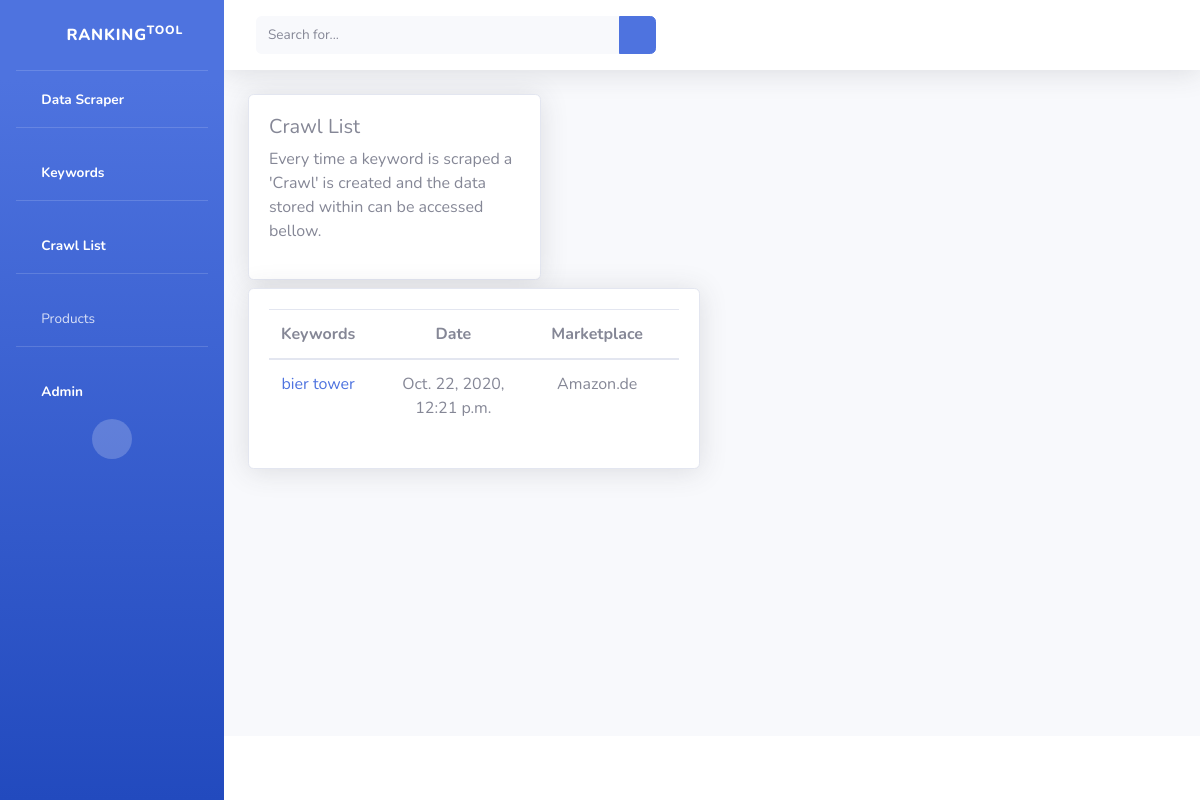
Before: /crawl/ with the older database file.
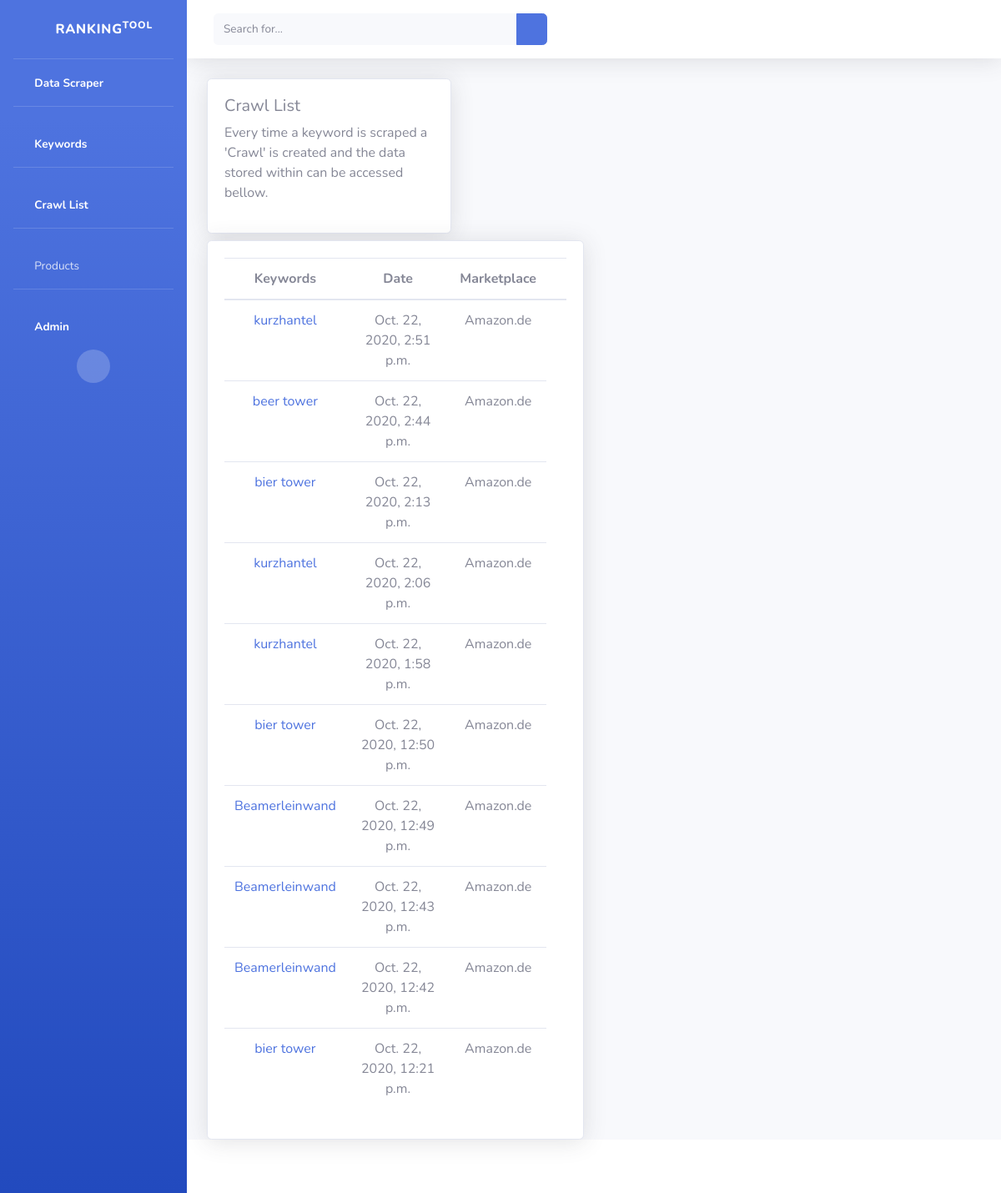
After: the same page with the newer database file.
### RankingTool/models.py (models this page shows, shortened)
class KeywordCrawl(models.Model):
    keyword = models.ForeignKey(Keyword,default=None, on_delete= models.CASCADE)
    date = models.DateTimeField(default=datetime.now)
    products = models.ManyToManyField(ScrapeProduct)
    marketplace = models.ForeignKey(Marketplace, default=None, on_delete= models.CASCADE, null=True)

class Keyword(models.Model):
    keyword = models.CharField(max_length=200,default="")
    def __str__(self):
        return self.keyword

class Marketplace(models.Model):
    name = models.CharField(max_length=20)
    url = models.CharField(max_length=200)
    country = models.CharField(max_length=20)

### RankingTool/views.py (the view)
# urls.py: path('crawl/', crawl_list_view, name="crawl-list"),
def crawl_list_view(request):
    crawls = KeywordCrawl.objects.all().order_by('-date')
    context = {
        'crawls': crawls
    }
    return render(request, "crawl/crawl_list.html", context)

### templates/crawl/crawl_list.html
{% extends 'base.html' %}
{% block content %}
<div class="row">
<div class="col-4">
<div class="card shadow mb-2">
  <div class="card-body">
    <h5>
      Crawl List
    </h5>
    <p>
      Every time a keyword is scraped a 'Crawl' is created and the data stored within can be accessed bellow.
    </p>
  </div>
</div>
</div>
</div>
<div class="row">
  <div class="col-6">
    <div class="card shadow">
      <div class="card-body">
        <table class="table" style="text-align: center;">
          <thead>
            <tr>
              <th scope="col">Keywords</th>
              <th scope="col">Date</th>
              <th scope="col">Marketplace</th>
              <th scope="col"></th>
            </tr>
          </thead>
          <tbody>
            {% for crawl in crawls %}
              <tr>
                <td><a href="{% url 'crawl-detail' crawl.id %}">{{ crawl.keyword}}</a></td>
                <td>{{ crawl.date}}</td>
                <td>{{ crawl.marketplace.name}}</td>
              </tr>
            {% endfor %}
          </tbody>
        </table>
      </div>
    </div>
  </div>
</div>
{% endblock content %}

### templates/base.html (shortened to what this page needs)
<!DOCTYPE html>
<html lang="en">
{% load static %}
<head>
  <link href="{% static 'vendor/fontawesome-free/css/all.min.css' %}" rel="stylesheet" type="text/css">
  <link href="{% static 'css/sb-admin-2.min.css' %}" rel="stylesheet">
</head>
<body id="page-top">
  <div id="wrapper">
    <ul class="navbar-nav bg-gradient-primary sidebar sidebar-dark accordion" id="accordionSidebar">
      <a class="sidebar-brand d-flex align-items-center justify-content-center" href="{% url 'home' %}">
        <div class="sidebar-brand-icon rotate-n-15">
          <i class="fas fa-align-center"></i>
        </div>
        <div class="sidebar-brand-text mx-3">Ranking<sup>Tool</sup></div>
      </a>
      <hr class="sidebar-divider my-0">
      <li class="nav-item active">
        <a class="nav-link" href="{% url 'scraper-keyword-home' %}">
          <i class="fas fa-fw fa-spider"></i>
          <span>Data Scraper</span></a>
      </li>
      <hr class="sidebar-divider">
      <li class="nav-item active">
        <a class="nav-link" href="{% url 'keyword-list' %}">
          <i class="fas fa-fw fa-font"></i>
          <span>Keywords</span></a>
      </li>
      <hr class="sidebar-divider">
      <li class="nav-item active">
        <a class="nav-link" href="{% url 'crawl-list' %}">
          <i class="fas fa-fw fa-spider"></i>
          <span>Crawl List</span></a>
      </li>
      <hr class="sidebar-divider">
      <li class="nav-item">
        <a class="nav-link collapsed" href="#" data-toggle="collapse" data-target="#collapseTwo" aria-expanded="true" aria-controls="collapseTwo">
          <i class="fas fa-fw fa-box-open"></i>
          <span>Products</span>
        </a>
      </li>
      <hr class="sidebar-divider">
      <li class="nav-item active">
        <a class="nav-link" href="/admin/">
          <i class="fas fa-fw fa-list"></i>
          <span>Admin</span></a>
      </li>
      <div class="text-center d-none d-md-inline">
        <button class="rounded-circle border-0" id="sidebarToggle"></button>
      </div>
    </ul>
    <div id="content-wrapper" class="d-flex flex-column">
      <div id="content">
        <nav class="navbar navbar-expand navbar-light bg-white topbar mb-4 static-top shadow">
          <form class="d-none d-sm-inline-block form-inline mr-auto ml-md-3 my-2 my-md-0 mw-100 navbar-search">
            <div class="input-group">
              <input type="text" class="form-control bg-light border-0 small" placeholder="Search for..." aria-label="Search" aria-describedby="basic-addon2">
              <div class="input-group-append">
                <button class="btn btn-primary" type="button">
                  <i class="fas fa-search fa-sm"></i>
                </button>
              </div>
            </div>
          </form>
        </nav>
        <div class="container-fluid">
            <div id="content" name="content">
                {% block content %}
                {% endblock %}
                </div>
        </div>
      </div>
      <footer class="sticky-footer bg-white">
      </footer>
    </div>
  </div>
</body>
</html>

Changed rows visible on the page:
added KeywordCrawl: keyword "kurzhantel", date "Oct. 22, 2020, 2:51 p.m.", marketplace.name "Amazon.de"
added KeywordCrawl: keyword "beer tower", date "Oct. 22, 2020, 2:44 p.m.", marketplace.name "Amazon.de"
added KeywordCrawl: keyword "bier tower", date "Oct. 22, 2020, 2:13 p.m.", marketplace.name "Amazon.de"
added KeywordCrawl: keyword "kurzhantel", date "Oct. 22, 2020, 2:06 p.m.", marketplace.name "Amazon.de"
added KeywordCrawl: keyword "kurzhantel", date "Oct. 22, 2020, 1:58 p.m.", marketplace.name "Amazon.de"
added KeywordCrawl: keyword "bier tower", date "Oct. 22, 2020, 12:50 p.m.", marketplace.name "Amazon.de"
added KeywordCrawl: keyword "Beamerleinwand", date "Oct. 22, 2020, 12:49 p.m.", marketplace.name "Amazon.de"
added KeywordCrawl: keyword "Beamerleinwand", date "Oct. 22, 2020, 12:43 p.m.", marketplace.name "Amazon.de"
added KeywordCrawl: keyword "Beamerleinwand", date "Oct. 22, 2020, 12:42 p.m.", marketplace.name "Amazon.de"
